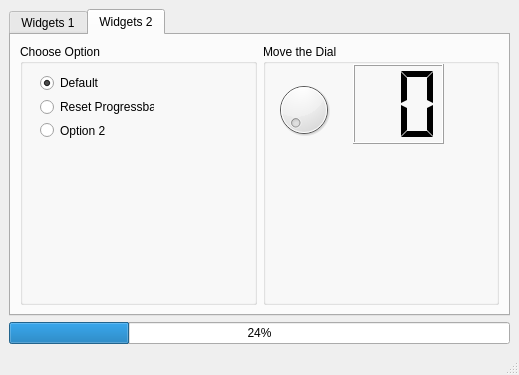
<?xml version="1.0" encoding="UTF-8"?>
<ui version="4.0">
 <class>MainWindow</class>
 <widget class="QMainWindow" name="MainWindow">
  <property name="geometry">
   <rect>
    <x>0</x>
    <y>0</y>
    <width>519</width>
    <height>375</height>
   </rect>
  </property>
  <property name="windowTitle">
   <string>MainWindow</string>
  </property>
  <widget class="QWidget" name="centralwidget">
   <layout class="QGridLayout" name="gridLayout">
    <item row="0" column="0">
     <widget class="QTabWidget" name="tabWidget_1">
      <property name="font">
       <font>
        <weight>50</weight>
        <bold>false</bold>
       </font>
      </property>
      <property name="currentIndex">
       <number>1</number>
      </property>
      <widget class="QWidget" name="tab_widgets_1">
       <property name="toolTip">
        <string/>
       </property>
       <property name="statusTip">
        <string/>
       </property>
       <attribute name="title">
        <string>Widgets 1</string>
       </attribute>
       <layout class="QVBoxLayout" name="verticalLayout">
        <item>
         <layout class="QVBoxLayout" name="verticalLayout_tab_1">
          <item>
           <widget class="QTabWidget" name="tabWidget_2">
            <property name="accessibleName">
             <string/>
            </property>
            <property name="currentIndex">
             <number>1</number>
            </property>
            <widget class="QWidget" name="tab_tree">
             <property name="statusTip">
              <string/>
             </property>
             <attribute name="title">
              <string>Tree</string>
             </attribute>
             <layout class="QHBoxLayout" name="horizontalLayout">
              <item>
               <layout class="QVBoxLayout" name="verticalLayout_2">
                <item>
                 <widget class="QTreeWidget" name="treeWidget">
                  <column>
                   <property name="text">
                    <string>Header 1</string>
                   </property>
                  </column>
                  <column>
                   <property name="text">
                    <string>New Column</string>
                   </property>
                  </column>
                  <item>
                   <property name="text">
                    <string>Item1</string>
                   </property>
                   <item>
                    <property name="text">
                     <string>Subitem1</string>
                    </property>
                   </item>
                  </item>
                 </widget>
                </item>
               </layout>
              </item>
             </layout>
            </widget>
            <widget class="QWidget" name="tab_calendar">
             <property name="statusTip">
              <string/>
             </property>
             <attribute name="title">
              <string>Calendar</string>
             </attribute>
             <layout class="QVBoxLayout" name="verticalLayout_3">
              <item>
               <widget class="QDateEdit" name="dateEdit">
                <property name="alignment">
                 <set>Qt::AlignCenter</set>
                </property>
               </widget>
              </item>
              <item>
               <widget class="QCalendarWidget" name="calendarWidget"/>
              </item>
             </layout>
            </widget>
           </widget>
          </item>
         </layout>
        </item>
       </layout>
      </widget>
      <widget class="QWidget" name="tab_widgets_2">
       <property name="toolTip">
        <string/>
       </property>
       <property name="statusTip">
        <string/>
       </property>
       <attribute name="title">
        <string>Widgets 2</string>
       </attribute>
       <layout class="QGridLayout" name="gridLayout_2">
        <item row="0" column="1">
         <widget class="QGroupBox" name="groupBox_2">
          <property name="title">
           <string>Move the Dial</string>
          </property>
          <widget class="QWidget" name="verticalLayoutWidget">
           <property name="geometry">
            <rect>
             <x>10</x>
             <y>30</y>
             <width>61</width>
             <height>71</height>
            </rect>
           </property>
           <layout class="QVBoxLayout" name="verticalLayout_5">
            <item>
             <widget class="QDial" name="dial"/>
            </item>
           </layout>
          </widget>
          <widget class="QWidget" name="verticalLayoutWidget_2">
           <property name="geometry">
            <rect>
             <x>90</x>
             <y>20</y>
             <width>91</width>
             <height>80</height>
            </rect>
           </property>
           <layout class="QVBoxLayout" name="verticalLayout_6">
            <item>
             <widget class="QLCDNumber" name="lcdNumber">
              <property name="digitCount">
               <number>2</number>
              </property>
              <property name="mode">
               <enum>QLCDNumber::Dec</enum>
              </property>
              <property name="segmentStyle">
               <enum>QLCDNumber::Flat</enum>
              </property>
             </widget>
            </item>
           </layout>
          </widget>
         </widget>
        </item>
        <item row="0" column="0">
         <widget class="QGroupBox" name="groupBox">
          <property name="title">
           <string>Choose Option</string>
          </property>
          <widget class="QWidget" name="">
           <property name="geometry">
            <rect>
             <x>20</x>
             <y>30</y>
             <width>114</width>
             <height>65</height>
            </rect>
           </property>
           <layout class="QVBoxLayout" name="verticalLayout_4">
            <item>
             <widget class="QRadioButton" name="radioButton">
              <property name="statusTip">
               <string>This is the default option</string>
              </property>
              <property name="text">
               <string>Default</string>
              </property>
              <property name="checked">
               <bool>true</bool>
              </property>
             </widget>
            </item>
            <item>
             <widget class="QRadioButton" name="radioButton_2">
              <property name="statusTip">
               <string>Click to reset the Progress bar</string>
              </property>
              <property name="text">
               <string>Reset Progressbar</string>
              </property>
             </widget>
            </item>
            <item>
             <widget class="QRadioButton" name="radioButton_3">
              <property name="statusTip">
               <string>Option 2:  Select to...</string>
              </property>
              <property name="text">
               <string>Option 2</string>
              </property>
             </widget>
            </item>
           </layout>
          </widget>
         </widget>
        </item>
       </layout>
      </widget>
     </widget>
    </item>
    <item row="1" column="0">
     <widget class="QProgressBar" name="progressBar">
      <property name="value">
       <number>24</number>
      </property>
     </widget>
    </item>
   </layout>
  </widget>
  <widget class="QMenuBar" name="menubar">
   <property name="geometry">
    <rect>
     <x>0</x>
     <y>0</y>
     <width>519</width>
     <height>21</height>
    </rect>
   </property>
  </widget>
  <widget class="QStatusBar" name="statusbar">
   <property name="statusTip">
    <string>Status bar</string>
   </property>
  </widget>
 </widget>
 <tabstops>
  <tabstop>tabWidget_2</tabstop>
 </tabstops>
 <resources/>
 <connections>
  <connection>
   <sender>dial</sender>
   <signal>valueChanged(int)</signal>
   <receiver>lcdNumber</receiver>
   <slot>display(int)</slot>
   <hints>
    <hint type="sourcelabel">
     <x>303</x>
     <y>115</y>
    </hint>
    <hint type="destinationlabel">
     <x>385</x>
     <y>127</y>
    </hint>
   </hints>
  </connection>
  <connection>
   <sender>radioButton_2</sender>
   <signal>clicked()</signal>
   <receiver>progressBar</receiver>
   <slot>reset()</slot>
   <hints>
    <hint type="sourcelabel">
     <x>60</x>
     <y>124</y>
    </hint>
    <hint type="destinationlabel">
     <x>68</x>
     <y>331</y>
    </hint>
   </hints>
  </connection>
 </connections>
</ui>
